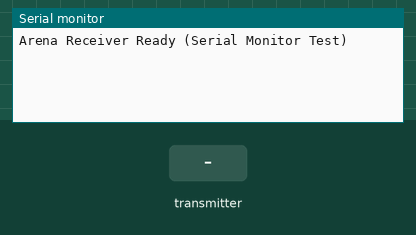
A sketch run on a simulated Arduino Uno, built with avr-gcc and run on an emulated ATmega328P. Parts: the last lines printed to the serial monitor. The inputs (shaded band) are chosen by the test bench. No radio packets arrive unless stated.

Above: at 1.2 s.
1.3 s: the transmitter starts sending x = 0
At 1.37 s:
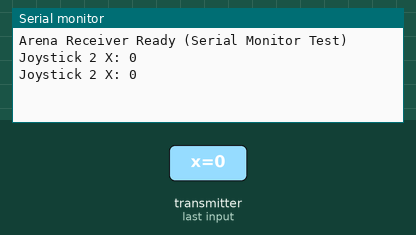
3.2 s: the transmitter starts sending x2 = 256
At 3.27 s:
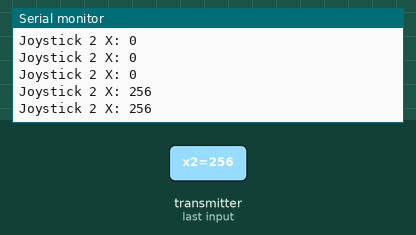
4.7 s: the transmitter starts sending x2 = 512
At 4.77 s:
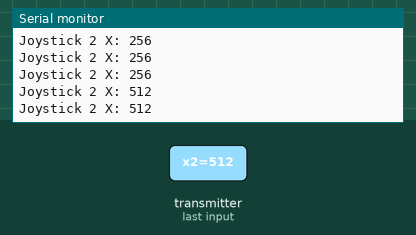
Timing chart, 0 to 7.7 s (numbered marks = the images above; inputs shaded):
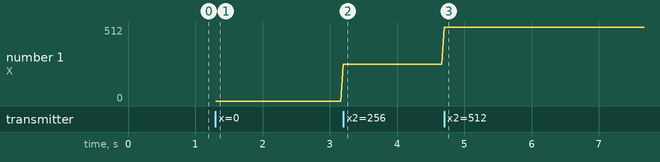

The sketch:

recidver_2.ino
```cpp
#include <SPI.h>
#include <nRF24L01.h>
#include <RF24.h>

RF24 radio(9, 10); // CE, CSN
const byte address[6] = "00001"; // Same as transmitter

struct DataPacket {
  int x;        // Joystick 1 X (ignored)
  int y;        // Joystick 1 Y (ignored)
  bool button;  // Joystick 1 button (ignored)
  int x2;       // Joystick 2 X ✅ used here
};

DataPacket data;

void setup() {
  Serial.begin(9600);
  Serial.println("Arena Receiver Ready (Serial Monitor Test)");

  radio.begin();
  radio.openReadingPipe(0, address);
  radio.setPALevel(RF24_PA_LOW);
  radio.startListening();
}

void loop() {
  if (radio.available()) {
    radio.read(&data, sizeof(data));

    // Print only the second joystick X value
    Serial.print("Joystick 2 X: ");
    Serial.println(data.x2);
  }
}
```

Measured:
- after the input at 1.3 s, the serial monitor: prints a new line at once (image 1)
- after the input at 3.2 s, the serial monitor: prints a new line at once (image 2)
- after the input at 4.7 s, the serial monitor: prints a new line at once (image 3)
- plotted number 1: 0 → 256 after the input at 3.2 s, 256 → 512 after the input at 4.7 s
